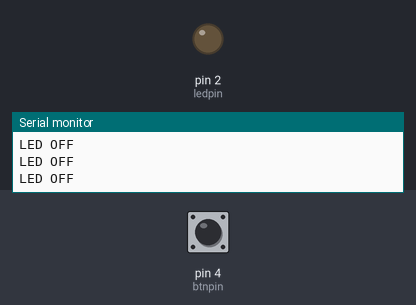
Simulated run of this sketch. Board: Arduino Uno, built with avr-gcc and run on an emulated ATmega328P. Parts: output pins drawn as LEDs (lit = HIGH), the last lines printed to the serial monitor. Dashed ring = blinking. The inputs (shaded band) are chosen by the test bench; at power-on: pin 4 (btnpin) LOW.

Above: at 1.2 s.
1.3 s: pin 4 (btnpin) pulled HIGH for 0.15 s
At 1.38 s:
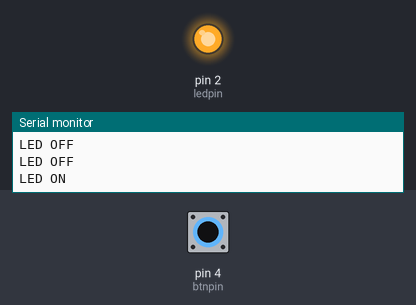
2.9 s: pin 4 (btnpin) pulled HIGH for 1 s
At 5.2 s:
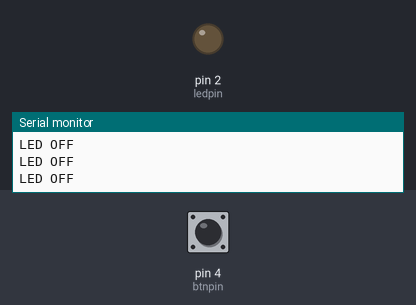
6.9 s: pin 4 (btnpin) pulsed HIGH 2 times (0.12 s each, 0.3 s apart)
At 6.96 s:
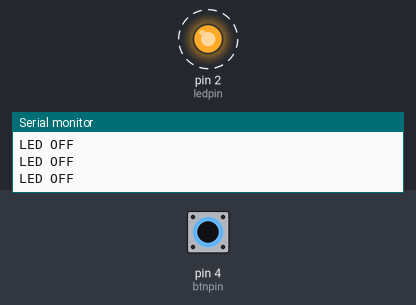
10.5 s: pin 4 (btnpin) driven HIGH
At 11.3 s:
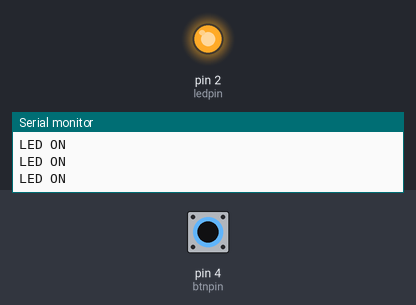
13.5 s: pin 4 (btnpin) driven LOW
At 15.0 s:
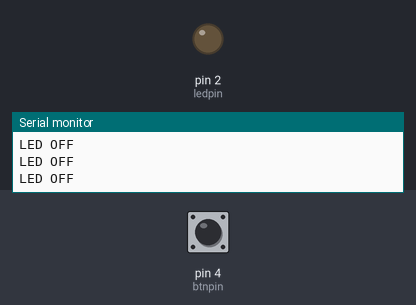
Timing chart, 0 to 16.5 s (numbered marks = the images above; inputs shaded):
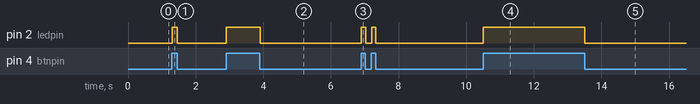

The sketch:

p1.ino
```cpp
const int ledpin=2;
const int btnpin=4;
int btnstate=0;
void setup() {
 // put your setup code here, to run once:
Serial.begin(9600);
pinMode(ledpin,OUTPUT);
pinMode(btnpin,INPUT);
}
void loop() {
btnstate=digitalRead(btnpin);
if(btnstate==HIGH)
{
digitalWrite(ledpin,HIGH);
Serial.println("LED ON");
 }
 else
 {
digitalWrite(ledpin,LOW);
Serial.println("LED OFF");
 }
 // put your main code here, to run repeatedly
}
```

Measured:
- after the input at 1.3 s, pin 2 (ledpin): LOW → HIGH at once, → LOW 0.15 s later
- after the input at 2.9 s, pin 2 (ledpin): LOW → HIGH at once, → LOW 1.0 s later
- after the input at 6.9 s, pin 2 (ledpin): alternates HIGH for 0.12 s and LOW for 0.18 s, 4 changes in all, then stays LOW, starting at once
- after the input at 10.5 s, pin 2 (ledpin): LOW → HIGH at once
- after the input at 13.5 s, pin 2 (ledpin): HIGH → LOW at once
